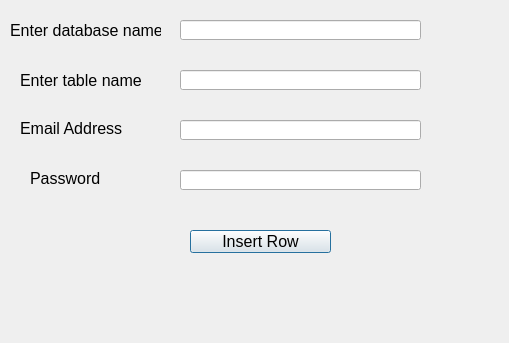
<?xml version="1.0" encoding="UTF-8"?>
<ui version="4.0">
 <class>Dialog</class>
 <widget class="QDialog" name="Dialog">
  <property name="geometry">
   <rect>
    <x>0</x>
    <y>0</y>
    <width>509</width>
    <height>343</height>
   </rect>
  </property>
  <property name="windowTitle">
   <string>Dialog</string>
  </property>
  <widget class="QLabel" name="label">
   <property name="geometry">
    <rect>
     <x>10</x>
     <y>20</y>
     <width>151</width>
     <height>20</height>
    </rect>
   </property>
   <property name="font">
    <font>
     <pointsize>12</pointsize>
    </font>
   </property>
   <property name="text">
    <string>Enter database name</string>
   </property>
  </widget>
  <widget class="QLineEdit" name="lineEditDBName">
   <property name="geometry">
    <rect>
     <x>180</x>
     <y>20</y>
     <width>241</width>
     <height>20</height>
    </rect>
   </property>
   <property name="font">
    <font>
     <pointsize>12</pointsize>
    </font>
   </property>
  </widget>
  <widget class="QLabel" name="label_2">
   <property name="geometry">
    <rect>
     <x>20</x>
     <y>70</y>
     <width>131</width>
     <height>21</height>
    </rect>
   </property>
   <property name="font">
    <font>
     <pointsize>12</pointsize>
    </font>
   </property>
   <property name="text">
    <string>Enter table name</string>
   </property>
  </widget>
  <widget class="QLineEdit" name="lineEditTableName">
   <property name="geometry">
    <rect>
     <x>180</x>
     <y>70</y>
     <width>241</width>
     <height>20</height>
    </rect>
   </property>
   <property name="font">
    <font>
     <pointsize>12</pointsize>
    </font>
   </property>
  </widget>
  <widget class="QLabel" name="label_3">
   <property name="geometry">
    <rect>
     <x>20</x>
     <y>120</y>
     <width>141</width>
     <height>16</height>
    </rect>
   </property>
   <property name="font">
    <font>
     <pointsize>12</pointsize>
    </font>
   </property>
   <property name="text">
    <string>Email Address</string>
   </property>
  </widget>
  <widget class="QLineEdit" name="lineEditEmailAddress">
   <property name="geometry">
    <rect>
     <x>180</x>
     <y>120</y>
     <width>241</width>
     <height>20</height>
    </rect>
   </property>
   <property name="font">
    <font>
     <pointsize>12</pointsize>
    </font>
   </property>
  </widget>
  <widget class="QLabel" name="label_4">
   <property name="geometry">
    <rect>
     <x>30</x>
     <y>170</y>
     <width>121</width>
     <height>16</height>
    </rect>
   </property>
   <property name="font">
    <font>
     <pointsize>12</pointsize>
    </font>
   </property>
   <property name="text">
    <string>Password</string>
   </property>
  </widget>
  <widget class="QLineEdit" name="lineEditPassword">
   <property name="geometry">
    <rect>
     <x>180</x>
     <y>170</y>
     <width>241</width>
     <height>20</height>
    </rect>
   </property>
   <property name="font">
    <font>
     <pointsize>12</pointsize>
    </font>
   </property>
   <property name="echoMode">
    <enum>QLineEdit::Password</enum>
   </property>
  </widget>
  <widget class="QPushButton" name="pushButtonInsertRow">
   <property name="geometry">
    <rect>
     <x>190</x>
     <y>230</y>
     <width>141</width>
     <height>23</height>
    </rect>
   </property>
   <property name="font">
    <font>
     <pointsize>12</pointsize>
    </font>
   </property>
   <property name="text">
    <string>Insert Row</string>
   </property>
  </widget>
  <widget class="QLabel" name="labelResponse">
   <property name="geometry">
    <rect>
     <x>30</x>
     <y>290</y>
     <width>441</width>
     <height>20</height>
    </rect>
   </property>
   <property name="font">
    <font>
     <pointsize>12</pointsize>
    </font>
   </property>
   <property name="text">
    <string/>
   </property>
  </widget>
 </widget>
 <resources/>
 <connections/>
</ui>
